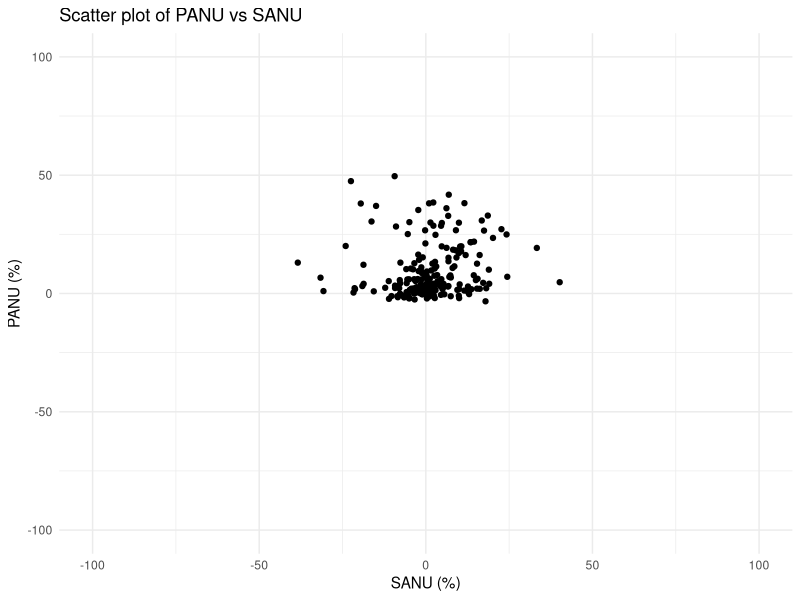
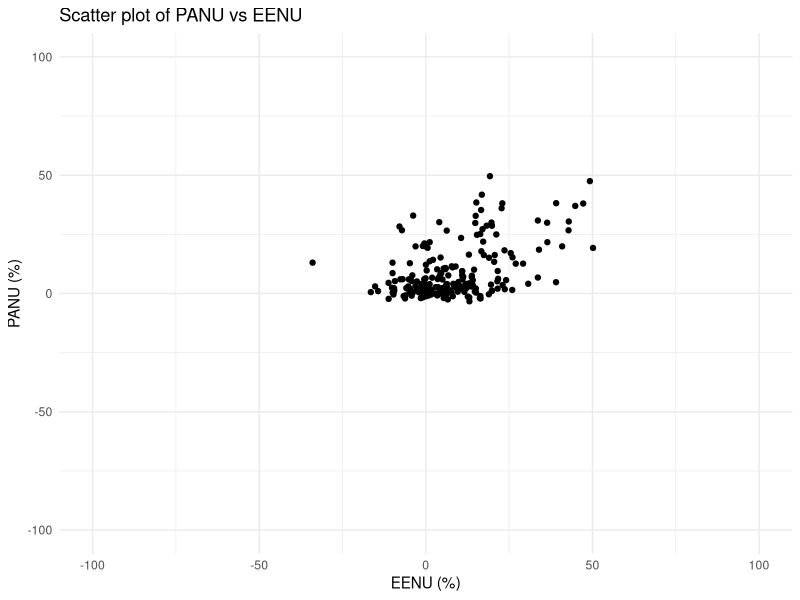

Reproduce these figures in R, in order.
## ---- chunk 1
nonuse <- read.csv("data/test_data/NonUse.csv", sep = ",", header = TRUE)
head(nonuse)
summary(nonuse)
## ---- chunk 2
cor.test(nonuse$PANU, nonuse$EENU, method = "spearman")
## ---- chunk 3
cor.test(nonuse$PANU, nonuse$SANU, method = "spearman")
## ---- chunk 4
library(ggplot2)
ggplot(nonuse, aes(x = SANU, y = PANU)) +
  geom_point() +
  xlim(-100, 100) +
  ylim(-100, 100) +
  labs(title = "Scatter plot of PANU vs SANU",
       x = "SANU (%)",
       y = "PANU (%)") +
  theme_minimal()
## ---- chunk 5
library(ggplot2)
ggplot(nonuse, aes(x = EENU, y = PANU)) +
  geom_point() +
  xlim(-100, 100) +
  ylim(-100, 100) +
  labs(title = "Scatter plot of PANU vs EENU",
       x = "EENU (%)",
       y = "PANU (%)") +
  theme_minimal()
